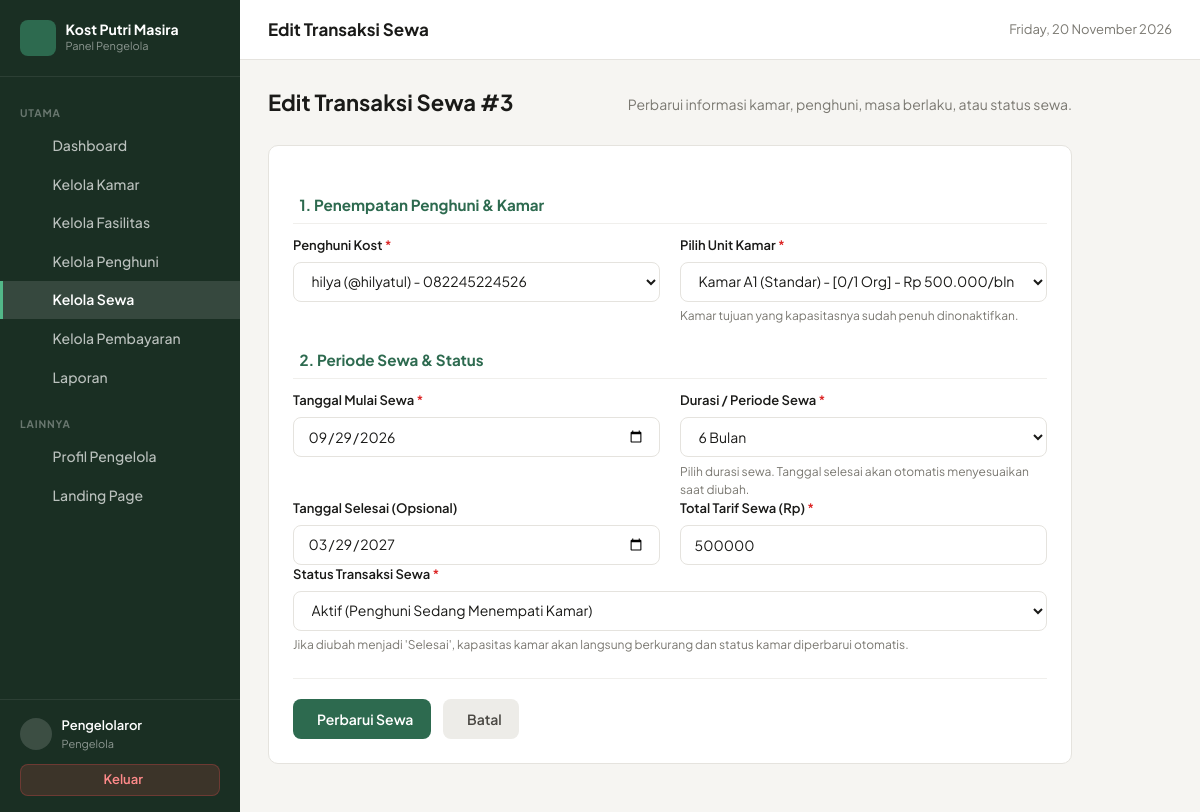
Page /admin/sewa/edit.php?id=3 (signed in) on the committed database.
### tables this page shows
CREATE TABLE `sewa` (
  `id_sewa` int NOT NULL,
  `id_penghuni` int NOT NULL,
  `id_kamar` int NOT NULL,
  `tanggal_mulai` date NOT NULL,
  `tanggal_selesai` date DEFAULT NULL,
  `periode` varchar(50) DEFAULT NULL,
  `total_sewa` decimal(12,2) NOT NULL,
  `status` enum('aktif','selesai') DEFAULT 'aktif'
);

CREATE TABLE `penghuni` (
  `id_penghuni` int NOT NULL,
  `id_user` int NOT NULL,
  `nik` varchar(20) DEFAULT NULL,
  `no_hp` varchar(20) DEFAULT NULL,
  `alamat` text,
  `tanggal_masuk` date DEFAULT NULL,
  `status` enum('aktif','nonaktif') DEFAULT 'aktif'
);

CREATE TABLE `users` (
  `id_user` int NOT NULL,
  `nama` varchar(100) NOT NULL,
  `username` varchar(50) NOT NULL,
  `password` varchar(255) NOT NULL,
  `role` enum('pengelola','penghuni') NOT NULL,
  `created_at` timestamp NULL DEFAULT CURRENT_TIMESTAMP
);

### includes/auth_check.php (called while the page is built, shortened)
<?php
function isLoggedIn(): bool {
    return isset($_SESSION['user_id']) && !empty($_SESSION['user_id']);
}
function currentUser(): ?array {
    return [
        'id_user'     => $_SESSION['user_id'] ?? null,
        'nama'        => $_SESSION['nama'] ?? '',
        'username'    => $_SESSION['username'] ?? '',
        'role'        => $_SESSION['role'] ?? '',
        'id_penghuni' => $_SESSION['id_penghuni'] ?? null,
    ];
}

### includes/functions.php (called while the page is built, shortened)
<?php
function e(?string $string): string {
    return htmlspecialchars((string)$string, ENT_QUOTES, 'UTF-8');
}

### admin/sewa/edit.php (the view, shortened to what this page needs)
<?php
require_once __DIR__ . '/../../config/database.php';
require_once __DIR__ . '/../../includes/functions.php';
require_once __DIR__ . '/../../includes/auth_check.php';
$user = currentUser();
$id_sewa = (int)($_GET['id'] ?? $_POST['id_sewa'] ?? 0);
try {
    $stmt = $pdo->prepare("SELECT * FROM sewa WHERE id_sewa = :id LIMIT 1");
    $stmt->execute(['id' => $id_sewa]);
    $sewa = $stmt->fetch();
    $stmtP = $pdo->prepare("
        SELECT p.id_penghuni, u.nama, u.username, p.no_hp
        FROM penghuni p
        JOIN users u ON p.id_user = u.id_user
        WHERE p.id_penghuni = :cur_p
           OR (
               p.status = 'aktif'
               AND p.id_penghuni NOT IN (
                   SELECT id_penghuni FROM sewa WHERE status = 'aktif' AND id_sewa != :cur_s
               )
           )
        ORDER BY u.nama ASC
    ");
    $stmtP->execute(['cur_p' => $sewa['id_penghuni'], 'cur_s' => $id_sewa]);
    $daftarPenghuni = $stmtP->fetchAll();
    $stmtK = $pdo->prepare("
        SELECT
            k.*,
            (
                SELECT COUNT(*)
                FROM sewa s
                WHERE s.id_kamar = k.id_kamar
                  AND s.status = 'aktif'
                  AND s.id_sewa != :cur_s
            ) AS penghuni_aktif_lain
        FROM kamar k
        ORDER BY k.nomor_kamar ASC
    ");
    $stmtK->execute(['cur_s' => $id_sewa]);
    $daftarKamar = $stmtK->fetchAll();} catch (PDOException $e) {
    setFlash('danger', 'Terjadi kesalahan sistem: ' . $e->getMessage());
    redirect('index.php');}
$id_penghuni     = (int)$sewa['id_penghuni'];
$id_kamar        = (int)$sewa['id_kamar'];
$tanggal_mulai   = $sewa['tanggal_mulai'];
$tanggal_selesai = $sewa['tanggal_selesai'] ?? '';
$periode         = $sewa['periode'] ?? '';
$total_sewa      = (float)$sewa['total_sewa'];
$status          = $sewa['status'];
?><!DOCTYPE html>
<html lang="id">
<head>
<link rel="stylesheet" href="../../assets/css/app.css">
</head>
<body>
<div class="layout">
<aside class="sidebar" id="sidebarPanel">
    <div class="sb-brand">
        <div class="sb-ico"><i class="ph ph-house-line"></i></div>
        <div>
            <div class="sb-name">Kost Putri Masira</div>
            <span class="sb-sub">Panel Pengelola</span>
        </div>
    </div>
    <nav class="sb-nav">
        <div class="sb-label">Utama</div>
        <a href="../dashboard.php" class="sb-link"><i class="ph ph-squares-four"></i> Dashboard</a>
        <a href="../kamar/index.php" class="sb-link"><i class="ph ph-door"></i> Kelola Kamar</a>
        <a href="../fasilitas/index.php" class="sb-link"><i class="ph ph-sparkle"></i> Kelola Fasilitas</a>
        <a href="../penghuni/index.php" class="sb-link"><i class="ph ph-users-three"></i> Kelola Penghuni</a>
        <a href="index.php" class="sb-link active"><i class="ph ph-key"></i> Kelola Sewa</a>
        <a href="../pembayaran/index.php" class="sb-link"><i class="ph ph-credit-card"></i> Kelola Pembayaran</a>
        <a href="../laporan/index.php" class="sb-link"><i class="ph ph-chart-bar"></i> Laporan</a>
        <div class="sb-label" style="margin-top:.5rem">Lainnya</div>
        <a href="../profil.php" class="sb-link"><i class="ph ph-user-circle"></i> Profil Pengelola</a>
        <a href="../../index.php" class="sb-link" target="_blank" rel="noopener"><i class="ph ph-globe"></i> Landing Page</a>
    </nav>
    <div class="sb-foot">
        <div class="sb-user">
            <div class="sb-avatar"><i class="ph ph-user"></i></div>
            <div>
                <div class="sb-uname"><?= e($user['nama'] ?? 'Pengelola') ?></div>
                <div class="sb-urole">Pengelola</div>
            </div>
        </div>
        <a href="../../logout.php" class="btn-logout"><i class="ph ph-sign-out"></i> Keluar</a>
    </div>
</aside>
<div class="main">
    <header class="topbar">
        <div class="topbar-title">Edit Transaksi Sewa</div>
        <div class="topbar-actions">
            <div class="topbar-date"><i class="ph ph-calendar"></i> <?= date('l, d F Y') ?></div>
        </div>
    </header>
    <main class="content content-form">
        <div class="pg-header">
            <h1 class="pg-title">Edit Transaksi Sewa #<?= $id_sewa ?></h1>
            <p class="pg-sub">Perbarui informasi kamar, penghuni, masa berlaku, atau status sewa.</p>
        </div>
        <div class="card-form">
            <form action="edit.php?id=<?= $id_sewa ?>" method="POST">
                <div class="form-section-title">
                    <i class="ph ph-user-focus"></i> 1. Penempatan Penghuni &amp; Kamar
                </div>
                <div class="form-grid">
                    <div class="form-group">
                        <label class="form-label" for="id_penghuni">
                            Penghuni Kost <span class="req">*</span>
                        </label>
                        <select id="id_penghuni" name="id_penghuni" class="form-control" required>
                            <?php foreach ($daftarPenghuni as $p): ?>
                            <option value="<?= $p['id_penghuni'] ?>" <?= $id_penghuni === (int)$p['id_penghuni'] ? 'selected' : '' ?>>
                                <?= e($p['nama']) ?> (@<?= e($p['username']) ?>) <?= !empty($p['no_hp']) ? '- ' . e($p['no_hp']) : '' ?>
                            </option>
                            <?php endforeach; ?>
                        </select>
                    </div>
                    <div class="form-group">
                        <label class="form-label" for="id_kamar">
                            Pilih Unit Kamar <span class="req">*</span>
                        </label>
                        <select id="id_kamar" name="id_kamar" class="form-control" required>
                            <?php foreach ($daftarKamar as $k):
                                $kap = max(1, (int)$k['kapasitas']);
                                $aktifLain = (int)$k['penghuni_aktif_lain'];
                                $isFull = ($aktifLain >= $kap);
                                $isSelected = ($id_kamar === (int)$k['id_kamar']);
                            ?>
                            <option
                                value="<?= $k['id_kamar'] ?>"
                                <?= $isSelected ? 'selected' : '' ?>
                                <?= ($isFull && !$isSelected) ? 'disabled' : '' ?>
                            >
                                Kamar <?= e($k['nomor_kamar']) ?>
                            </option>
                            <?php endforeach; ?>
                        </select>
                        <div class="help-text">Kamar tujuan yang kapasitasnya sudah penuh dinonaktifkan.</div>
                    </div>
                </div>
                <div class="form-section-title">
                    <i class="ph ph-calendar-check"></i> 2. Periode Sewa &amp; Status
                </div>
                <div class="form-grid">
                    <div class="form-group">
                        <label class="form-label" for="tanggal_mulai">
                            Tanggal Mulai Sewa <span class="req">*</span>
                        </label>
                        <input
                            type="date"
                            id="tanggal_mulai"
                            name="tanggal_mulai"
                            class="form-control"
                            value="<?= e($tanggal_mulai) ?>"
                            required
                        >
                    </div>
                    <div class="form-group">
                        <label class="form-label" for="periode">
                            Durasi / Periode Sewa <span class="req">*</span>
                        </label>
                        <select id="periode" name="periode" class="form-control" required>
                            <option value="6 Bulan" <?= $periode === '6 Bulan' ? 'selected' : '' ?>>6 Bulan</option>
                        </select>
                        <div class="help-text">Pilih durasi sewa. Tanggal selesai akan otomatis menyesuaikan saat diubah.</div>
                    </div>
                </div>
                <div class="form-grid">
                    <div class="form-group">
                        <label class="form-label" for="tanggal_selesai">
                            Tanggal Selesai (Opsional)
                        </label>
                        <input
                            type="date"
                            id="tanggal_selesai"
                            name="tanggal_selesai"
                            class="form-control"
                            value="<?= e($tanggal_selesai) ?>"
                        >
                    </div>
                    <div class="form-group">
                        <label class="form-label" for="total_sewa">
                            Total Tarif Sewa (Rp) <span class="req">*</span>
                        </label>
                        <input
                            type="number"
                            id="total_sewa"
                            name="total_sewa"
                            class="form-control"
                            value="<?= e((string)$total_sewa) ?>"
                            min="0"
                            step="1000"
                            required
                        >
                    </div>
                </div>
                <div class="form-group">
                    <label class="form-label" for="status">
                        Status Transaksi Sewa <span class="req">*</span>
                    </label>
                    <select id="status" name="status" class="form-control" required>
                        <option value="aktif" <?= $status === 'aktif' ? 'selected' : '' ?>>Aktif (Penghuni Sedang Menempati Kamar)</option>
                    </select>
                    <div class="help-text">Jika diubah menjadi 'Selesai', kapasitas kamar akan langsung berkurang dan status kamar diperbarui otomatis.</div>
                </div>
                <div class="form-actions">
                    <button type="submit" class="btn-submit">
                        <i class="ph ph-check-circle"></i> Perbarui Sewa
                    </button>
                    <a href="detail.php?id=<?= $id_sewa ?>" class="btn-cancel">
                        <i class="ph ph-x"></i> Batal
                    </a>
                </div>
            </form>
        </div>
    </main>
</div>
</div>
</body>
</html>

### rows in the picture
sewa: id_penghuni "hilya (@hilyatul) - 082245224526", id_kamar "Kamar A1 (Standar) - [0/1 Org] - Rp 500.000/bln", tanggal_mulai "09/29/2026", periode "6 Bulan", tanggal_selesai "03/29/2027", total_sewa "500000", status "Aktif (Penghuni Sedang Menempati Kamar)"

### other values in the picture
$user['nama'] "Pengelolaror"
$id_sewa "3"
